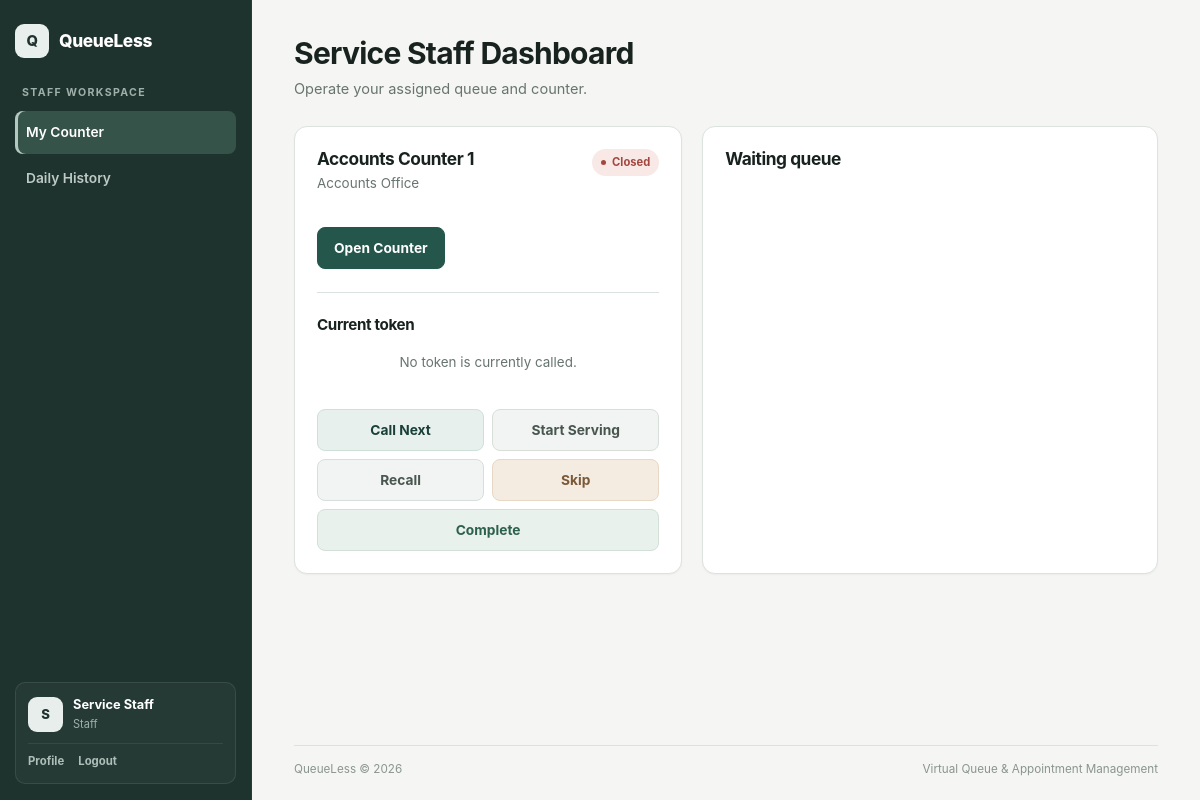
The page /index.php?action=dashboard (signed in) on the database its author committed.
### tables this page shows
CREATE TABLE staff_assignments (
    assignment_id INT AUTO_INCREMENT PRIMARY KEY,
    staff_id INT NOT NULL,
    counter_id INT NOT NULL,
    assigned_date DATE NOT NULL,
    status ENUM('Active','Inactive') NOT NULL DEFAULT 'Active',
    INDEX idx_assignment_staff_status (staff_id, status),
    INDEX idx_assignment_counter_status (counter_id, status),
    FOREIGN KEY (staff_id) REFERENCES users(user_id),
    FOREIGN KEY (counter_id) REFERENCES counters(counter_id)
);

CREATE TABLE counters (
    counter_id INT AUTO_INCREMENT PRIMARY KEY,
    service_id INT NOT NULL,
    counter_name VARCHAR(80) NOT NULL,
    status ENUM('Open','Closed') NOT NULL DEFAULT 'Closed',
    FOREIGN KEY (service_id) REFERENCES services(service_id)
);

CREATE TABLE services (
    service_id INT AUTO_INCREMENT PRIMARY KEY,
    name VARCHAR(100) NOT NULL,
    token_prefix VARCHAR(5) NOT NULL,
    description TEXT,
    status ENUM('Active','Inactive') NOT NULL DEFAULT 'Active'
);

### controllers/StaffController.php (called while the page is built, shortened)
<?php
class StaffController {
    private $counterModel;
    private $queueModel;
    public function __construct($conn) {
        $this->counterModel = new CounterModel($conn);
        $this->queueModel = new QueueModel($conn);
    }
    public function dashboard() {
        $assignment = $this->counterModel->getAssignmentForStaff(
            $_SESSION['user_id']
        );
        $current = null;
        if ($assignment) {
            $current = $this->queueModel->currentForCounter(
                $assignment['counter_id']
            );
        }
        require 'views/staff/dashboard.php';
    }
}
?>

### models/CounterModel.php (called while the page is built, shortened)
<?php
class CounterModel {
    private $conn;
    public function __construct($conn) {
        $this->conn = $conn;
    }
    public function getAssignmentForStaff($staff_id) {
        $sql = "SELECT sa.*,
                c.counter_name,
                c.status AS counter_status,
                c.service_id,
                s.name AS service_name
                FROM staff_assignments sa
                JOIN counters c ON sa.counter_id = c.counter_id
                JOIN services s ON c.service_id = s.service_id
                WHERE sa.staff_id = ?
                AND sa.status = 'Active'
                ORDER BY sa.assignment_id DESC
                LIMIT 1";
        $stmt = $this->conn->prepare($sql);
        $stmt->bind_param("i", $staff_id);
        $stmt->execute();
        $result = $stmt->get_result();
        $assignment = $result->fetch_assoc();
        return $assignment;
    }
}
?>

### models/QueueModel.php (called while the page is built, shortened)
<?php
class QueueModel {
    private $conn;
    public function __construct($conn) {
        $this->conn = $conn;
    }
    public function currentForCounter($counter_id) {
        $sql = "SELECT q.*, u.full_name
                FROM queue_tokens q
                JOIN users u ON q.customer_id = u.user_id
                WHERE q.counter_id = ?
                AND q.queue_date = CURDATE()
                AND q.status IN ('Called', 'Serving')
                ORDER BY q.called_at DESC
                LIMIT 1";
        $stmt = $this->conn->prepare($sql);
        $stmt->bind_param("i", $counter_id);
        $stmt->execute();
        $result = $stmt->get_result();
        $token = $result->fetch_assoc();
        return $token;
    }
}
?>

### views/staff/dashboard.php (the view, shortened to what this page needs)
<?php
require 'views/includes/header.php';
?>
<div class="page-head">
    <div>
        <h1>
            Service Staff Dashboard
        </h1>
        <p>
            Operate your assigned queue and counter.
        </p>
    </div>
</div>
<?php if (!$assignment): ?>
    <div class="card empty-state">
        <h2>
            No active assignment
        </h2>
        <p>
            An administrator must assign you to a counter.
        </p>
    </div>
<?php else: ?>
    <div class="staff-layout">
        <section class="card">
            <div class="card-head">
                <div>
                    <h2>
                        <?php echo htmlspecialchars($assignment['counter_name']); ?>
                    </h2>
                    <p>
                        <?php echo htmlspecialchars($assignment['service_name']); ?>
                    </p>
                </div>
                <span class="status-pill <?php echo $assignment['counter_status']==='Open'?'open':'closed'; ?>" id="counterStatus">
                    <?php echo $assignment['counter_status']; ?>
                </span>
            </div>
            <form method="POST" action="index.php?action=counter_status" class="inline-actions">
                <button class="button <?php echo $assignment['counter_status']==='Open'?'secondary':''; ?>">
                    <?php echo $assignment['counter_status']==='Open'?'Close Counter':'Open Counter'; ?>
                </button>
            </form>
            <hr>
            <h3>
                Current token
            </h3>
            <div id="staffCurrent">
                <?php if ($current): ?>
                    <div class="big-token">
                        <?php echo htmlspecialchars($current['token_number']); ?>
                    </div>
                    <p>
                        <?php echo htmlspecialchars($current['full_name']); ?>
                        &middot;
                        <?php echo htmlspecialchars($current['status']); ?>
                    </p>
                <?php else: ?>
                    <div class="empty-state compact">
                        No token is currently called.
                    </div>
                <?php endif; ?>
            </div>
            <div class="action-grid">
                <form method="POST" action="index.php?action=call_next">
                    <button class="button">
                        Call Next
                    </button>
                </form>
                <form method="POST" action="index.php?action=start_serving">
                    <button class="button secondary">
                        Start Serving
                    </button>
                </form>
                <form method="POST" action="index.php?action=recall_token">
                    <button class="button secondary">
                        Recall
                    </button>
                </form>
                <form method="POST" action="index.php?action=skip_token">
                    <button class="button warning">
                        Skip
                    </button>
                </form>
                <form method="POST" action="index.php?action=complete_token">
                    <button class="button success-btn">
                        Complete
                    </button>
                </form>
            </div>
        </section>
        <section class="card">
            <h2>
                Waiting queue
            </h2>
        </section>
    </div>
<?php endif; ?>
<?php require 'views/includes/footer.php'; ?>

### assets/css/style.css (style rules this page uses)
:root { --ink: #18221f; --ink-soft: #2d3a36; --muted: #68746f; --muted-light: #8a948f; --page: #f5f6f3; --surface: #ffffff; --surface-soft: #f0f2ef; --surface-warm: #f7f2ea; --line: #dce2dd; --line-strong: #cbd4ce; --primary: #24564c; --primary-dark: #193f38; --primary-soft: #e8f0ed; --accent: #a87847; --accent-soft: #f4ebe1; --success: #2f6a56; --success-soft: #e7f1ec; --warning: #926331; --warning-soft: #f7eee1; --danger: #a4473f; --danger-soft: #f8e9e7; --sidebar: #1f332e; --sidebar-hover: #294039; --sidebar-active: #36534a; --sidebar-text: #e7ece9; --sidebar-muted: #9fb0aa; --shadow-xs: 0 1px 2px rgba(24, 34, 31, .04); --shadow-sm: 0 8px 24px rgba(24, 34, 31, .055); --shadow-md: 0 18px 42px rgba(24, 34, 31, .08); --radius-sm: 8px; --radius: 13px; --radius-lg: 18px; --sidebar-width: 252px; }
* { box-sizing: border-box; }
html { scroll-behavior: smooth; }
body { margin: 0; background: var(--page); color: var(--ink); font-family: ui-sans-serif, -apple-system, BlinkMacSystemFont, "Segoe UI", Roboto, Helvetica, Arial, sans-serif; line-height: 1.55; -webkit-font-smoothing: antialiased; text-rendering: optimizeLegibility; }
button, input, select, textarea { font: inherit; }
button { color: inherit; }
h1, h2, h3 { margin: 0; color: var(--ink); line-height: 1.18; font-weight: 720; letter-spacing: -.025em; }
h1 { font-size: clamp(1.85rem, 2.5vw, 2.35rem); }
h2 { font-size: 1.08rem; }
h3 { font-size: .95rem; }
p { margin: 0; }
.button { appearance: none; min-height: 42px; border: 1px solid var(--primary); border-radius: 8px; background: var(--primary); color: #fff; padding: 9px 16px; display: inline-flex; align-items: center; justify-content: center; gap: 7px; font-size: .86rem; font-weight: 700; line-height: 1.2; cursor: pointer; box-shadow: var(--shadow-xs); transition: background .15s ease, border-color .15s ease, transform .15s ease; }
.button.secondary { background: #52635e; border-color: #52635e; }
.button.warning { background: var(--warning); border-color: var(--warning); }
.button.success-btn { background: var(--success); border-color: var(--success); }
.app-body { min-height: 100vh; background: var(--page); }
.page-head { display: flex; align-items: flex-end; justify-content: space-between; gap: 24px; margin-bottom: 25px; }
.page-head p { max-width: 670px; margin-top: 7px; color: var(--muted); font-size: .91rem; }
.card { padding: 22px; background: var(--surface); border: 1px solid var(--line); border-radius: var(--radius); box-shadow: var(--shadow-xs); }
.card > h2:first-child { margin-bottom: 16px; }
.card-head { display: flex; justify-content: space-between; align-items: flex-start; gap: 18px; margin-bottom: 16px; }
.card-head p { color: var(--muted); font-size: .84rem; margin-top: 4px; }
.dashboard-grid, .two-col, .staff-layout { display: grid; grid-template-columns: minmax(0, 1fr) minmax(0, 1fr); gap: 20px; }
hr { border: 0; border-top: 1px solid var(--line); margin: 23px 0; }
.status-pill { display: inline-flex; align-items: center; gap: 6px; padding: 5px 9px; border-radius: 999px; background: var(--primary-soft); color: var(--primary); font-size: .7rem; font-weight: 730; white-space: nowrap; }
.status-pill::before { content: ""; width: 5px; height: 5px; border-radius: 50%; background: currentColor; }
.status-pill.closed { color: var(--danger); background: var(--danger-soft); }
.inline-actions { display: flex; align-items: center; gap: 8px; flex-wrap: wrap; }
.empty-state { padding: 38px 20px; text-align: center; color: var(--muted); }
.empty-state.compact { padding: 18px 8px; font-size: .84rem; }
.staff-layout { grid-template-columns: minmax(0, .92fr) minmax(0, 1.08fr); }
.action-grid { display: grid; grid-template-columns: repeat(2, minmax(0, 1fr)); gap: 8px; margin-top: 18px; }
.action-grid button { width: 100%; }
.action-grid form:last-child { grid-column: 1 / -1; }
.card > form > .button { margin-top: 17px; }
.action-grid .button { background: #edf3f0; border-color: #d7e3dd; color: var(--primary-dark); box-shadow: none; }
.action-grid form:first-child .button { background: var(--primary-soft); border-color: #cfe0d9; }
.action-grid .button.secondary { background: #f1f4f2; border-color: #d8dfdb; color: #495650; }
.action-grid .button.warning { background: var(--accent-soft); border-color: #e7d7c4; color: #7a5938; }
.action-grid .button.success-btn { background: #e8f1ec; border-color: #d2e0d7; color: #2d604d; }

### rows shown on the page
staff_assignments: counter.counter_name "Accounts Counter 1", services.name "Accounts Office", counter.status "Closed"

### other values the page prints
$role "STAFF"
$initial "S"
$display_name "Service Staff"
$role "Staff"
